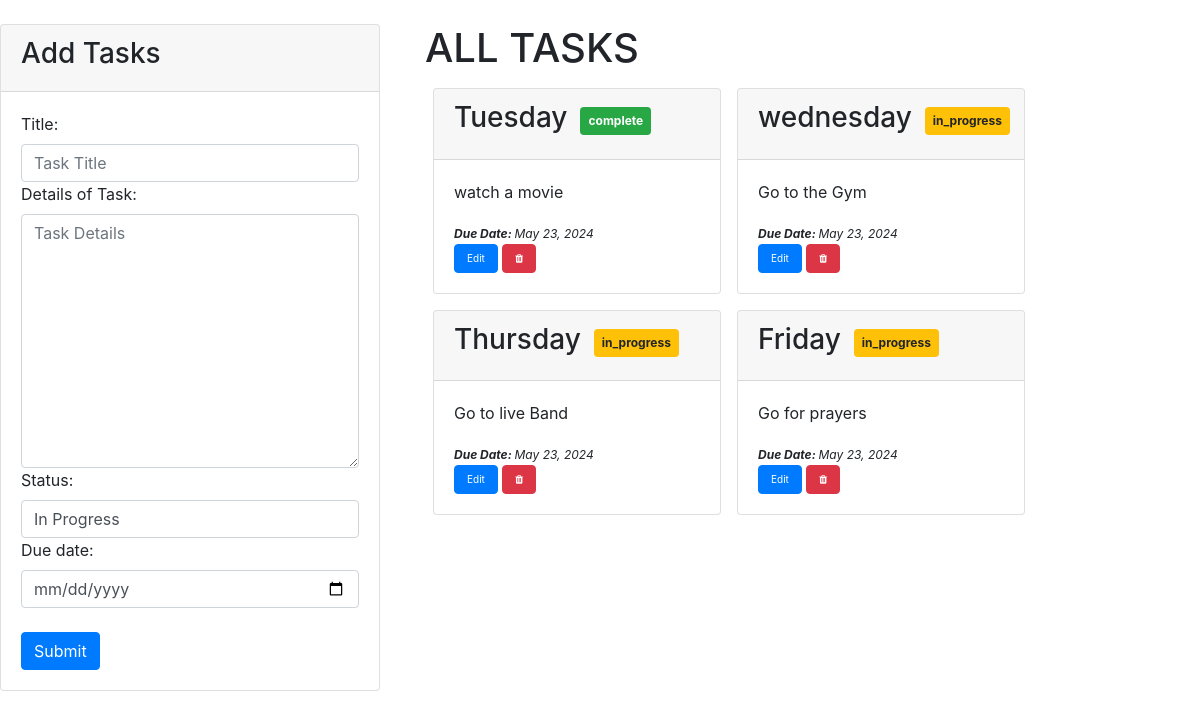
Screenshot of /add/ with the database file from the repository.
### core/models.py (models this page shows, shortened)
class Todo(models.Model):
    date_created = models.DateTimeField(auto_now_add=True)
    title = models.CharField(max_length=100)
    task_details = models.TextField(max_length=1000)
    status = models.CharField(max_length=20, choices=(
        ('in_progress', 'In Progress'),
        ('complete', 'Complete'),
    ))
    due_date = models.DateTimeField()

### core/views.py (the view, shortened to what this page needs)
# urls.py: path('add/', views.add_task, name='add_task'),
def add_task(request, task_id=None):
    tasks = Todo.objects.all()
    if task_id:
        task = get_object_or_404(Todo, pk=task_id)
    else:
        task = None
    statuses = ['pending', 'in-progress', 'complete']
    if request.method == 'POST':
        if task:
            form = TodoForm(request.POST, instance=task)
        else:
            form = TodoForm(request.POST)
        if form.is_valid():
            form.save()
            if task:
                messages.success(request, 'Task updated successfully')
            else:
                messages.success(request, 'Task added successfully')
            return redirect('add_task')
        else:
            messages.error(request, 'Invalid Form')
            return redirect('add_task')
    else:
        form = TodoForm(instance=task)
    return render(request, 'core/index.html', {'form': form, 'task': task, 'tasks': tasks, 'statuses': statuses})

### core/forms.py
class TodoForm(forms.ModelForm):
    STATUS_CHOICES = (
        ('in_progress', 'In Progress'),
        ('complete', 'Complete'),
    )
    title = forms.CharField(required=True, widget=forms.widgets.TextInput(attrs={ 'class':'form-control', 'placeholder': 'Task Title'}) ,label="Title")
    task_details = forms.CharField(required=True, widget=forms.widgets.Textarea(attrs={'class':'form-control ','placeholder': 'Task Details'}) ,label="Details of Task")
    status = forms.ChoiceField(choices=STATUS_CHOICES, widget=forms.Select(attrs={'class': 'form-control'}))
    due_date = forms.DateField(required=True, widget=forms.widgets.DateInput(attrs={'class':'form-control ','placeholder': '','type':'date'}), label="Due date")
    class Meta:
        model = Todo
        fields = '__all__'

### core/templates/core/index.html (shortened to what this page needs)
<!DOCTYPE html>
<html lang="en">
<head>
    <link href="https://cdn.jsdelivr.net/npm/bootstrap@5.3.3/dist/css/bootstrap.min.css" rel="stylesheet" >
    <link href="https://cdn.jsdelivr.net/npm/bootstrap@5.0.2/dist/css/bootstrap.min.css" rel="stylesheet">
    <link rel="stylesheet" href="https://stackpath.bootstrapcdn.com/bootstrap/4.5.2/css/bootstrap.min.css">
    <link rel="stylesheet" href="https://maxcdn.bootstrapcdn.com/font-awesome/4.7.0/css/font-awesome.min.css">
</head>
<body>
    <div class="row">
        <div class="container mt-4 col-4 ">
            <div class="row">
                <div class="col-md-12">
                    <div class="card">
                        <div class="card-header">
                            <h3>Add Tasks</h3>
                        </div>
                        <div class="card-body">
                            <form action="#" method="post" >
                                {{ form }}
                                <br>
                                <button type="submit" class="btn btn-primary">Submit</button>
                            </form>
                        </div>
                    </div>
                </div>
            </div>
        </div>
        <div class="container mt-4 col-8">
            <div class="container">
                <h1>ALL TASKS</h1>
            <div class="d-flex flex-wrap">
                {% for todo in tasks %}
                    <div class="card m-2 " style="width: 18rem;">
                        <div class="card-header d-flex">
                            <strong>
                                <h3 class="card-title">{{ todo.title }}</h3>
                            </strong>
                                <span class="btn">
                                    {% if todo.status == 'complete' %}
                                        <span class="badge badge-success p-2">{{ todo.status }}</span>
                                    {% elif todo.status == 'complete' %}
                                        <span class="badge badge-success p-2">{{ todo.status }}</span>
                                    {% elif todo.status == 'in_progress' %}
                                        <span class="badge badge-warning p-2">{{ todo.status }}</span>
                                    {% else %}
                                        <span class="badge badge-success p-2">{{ todo.status }}</span>
                                    {% endif %}
                                </span>
                        </div>
                        <div class="card-body">
                            <p class="card-text">{{ todo.task_details }}</p>
                            <i style="font-size: 12px;">
                                <strong><span>Due Date: </span></strong>     {{ todo.due_date | date }}
                            </i>
                            <div class="">
                                <a href="{% url 'update_task' todo.id %}"  class="btn btn-primary" style="font-size: 10px;">Edit</a>
                                <a href="{% url 'delete_task' todo.id %}" class="btn btn-danger" style="font-size: 10px;">
                                    <i class="fa fa-trash" aria-hidden="true"></i>
                                </a>
                            </div>
                        </div>
                    </div>
                {% endfor %}
            </div>
        </div>
    </div>
</body>
</html>

### rows the page displays
Todo: title "Tuesday", status "complete", task_details "watch a movie", due_date "May 23, 2024"
Todo: title "wednesday", status "in_progress", task_details "Go to the Gym", due_date "May 23, 2024"
Todo: title "Thursday", status "in_progress", task_details "Go to live Band", due_date "May 23, 2024"
Todo: title "Friday", status "in_progress", task_details "Go for prayers", due_date "May 23, 2024"
